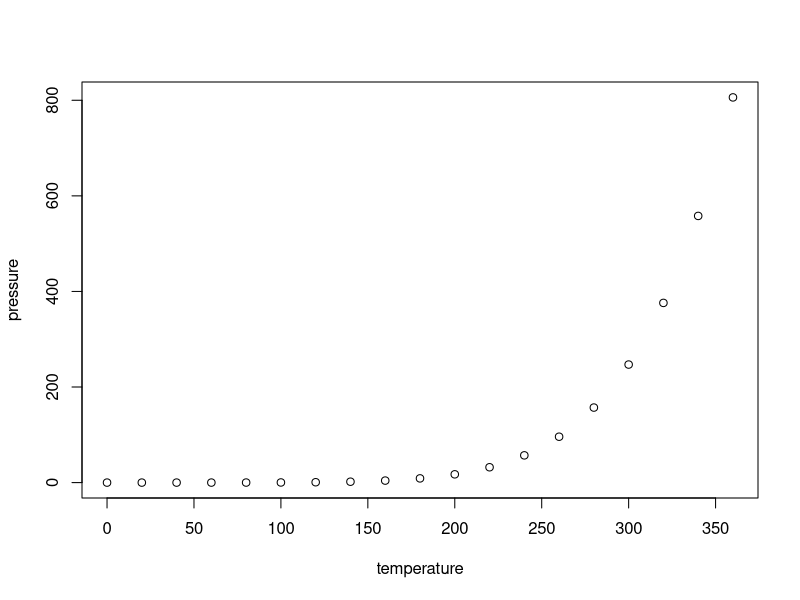
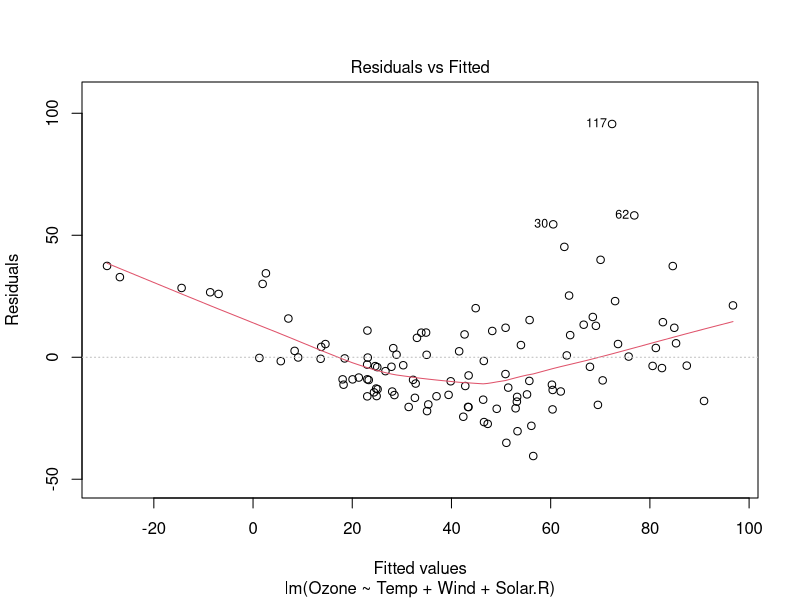
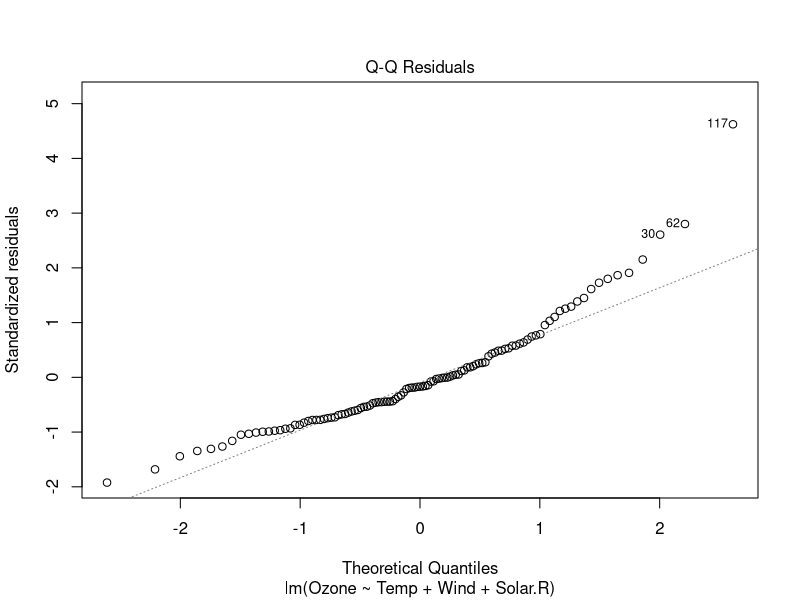
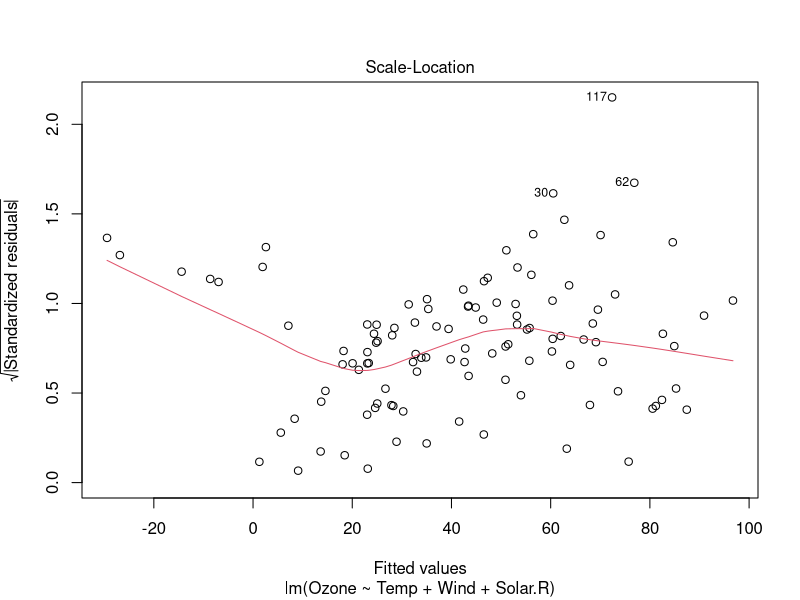
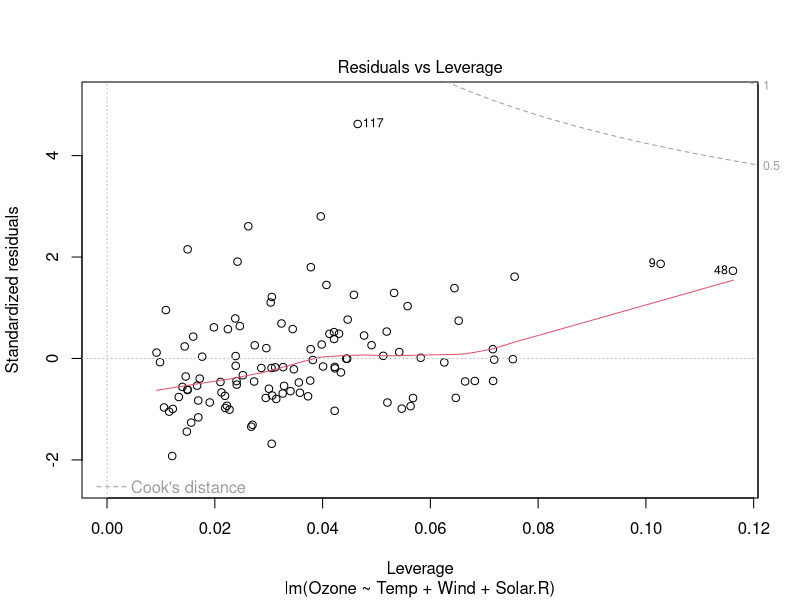
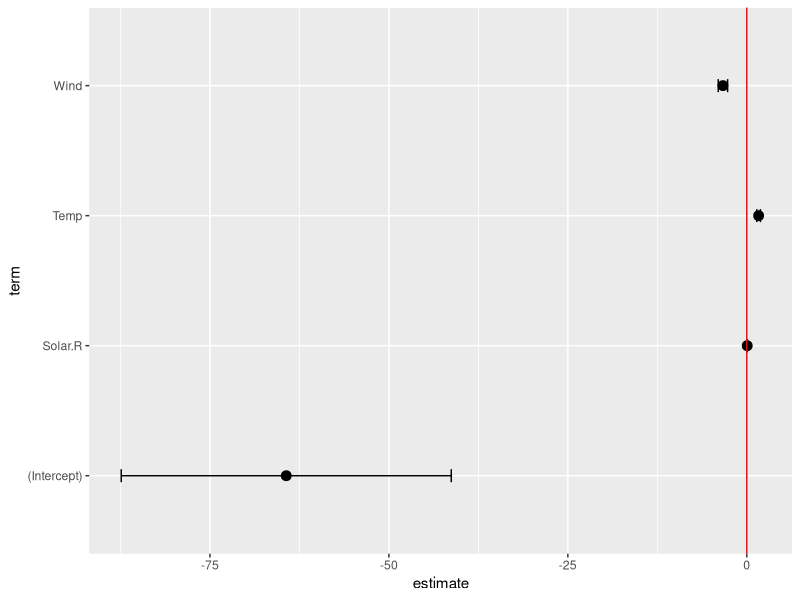
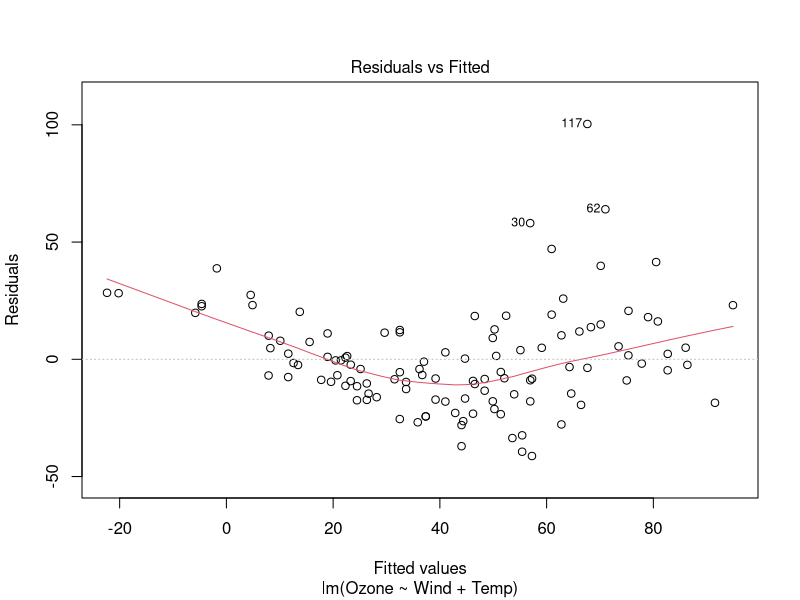
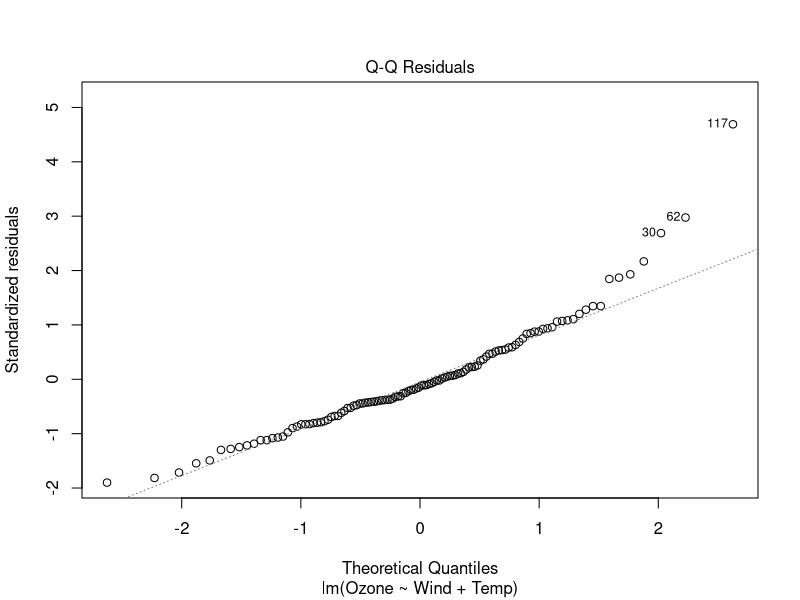

Here is the R script that generated these plots, in order:
## ---- chunk 1
knitr::opts_chunk$set(echo = TRUE)
## ---- chunk 2
summary(cars)
## ---- chunk 3
plot(pressure)
## ---- chunk 4
library(tidyverse)
airquality
summary(airquality)
firstreg = lm(Ozone~ Temp + Wind + Solar.R, data = airquality) # linear model
# avec tidyverse
airquality %>% 
  lm(Ozone ~ Temp + Wind + Solar.R,data = .)
firstreg$residuals
summary(firstreg)
plot(firstreg)

## ---- chunk 5

secondreg = lm(Ozone ~ Wind , data = airquality)
summary(secondreg)
#tidyverse
airquality %>% 
  lm(Ozone ~ Wind , data = .) %>% 
  summary()
## ---- chunk 6
library(broom) # transforme le texte en données utilisable
tidy(firstreg) # transforme le texte en données utilisable


firstreg %>% 
  tidy() %>% 
  ggplot(aes(x=term, y= estimate))+
  geom_point(size=3)+
  geom_errorbar(aes(ymin= estimate - std.error,
                    ymax= estimate + std.error),width = 0.1)+
  geom_hline(yintercept= 0 ,color="red")+
  coord_flip()

## ---- chunk 7
secondreg = lm(Ozone ~ Wind + Temp , data = airquality)
tidy(secondreg)
plot(secondreg)
summary(secondreg)
secondreg %>% 
  tidy() %>% 
  ggplot(aes(x=term, y= estimate))+
  geom_point(size=3)
 
## ---- chunk 8
reg = lm(Ozone ~ Temp, data = airquality)
# fitted = estimé
plot1 = reg %>% 
  augment() %>% 
  ggplot(aes(x=Temp,y=Ozone)) + geom_point()

## ---- chunk 9
plot1 + geom_line(aes(x= Temp, y= .fitted), color= "green")
  
## ---- chunk 10

plot1 + geom_line(aes(x= Temp, y= .fitted), color= "green")+
  geom_segment(aes(x= Temp,xend= Temp, y = Ozone, yend= .fitted))

## ---- chunk 11
regexo = lm(Ozone ~ Wind, data = airquality)

